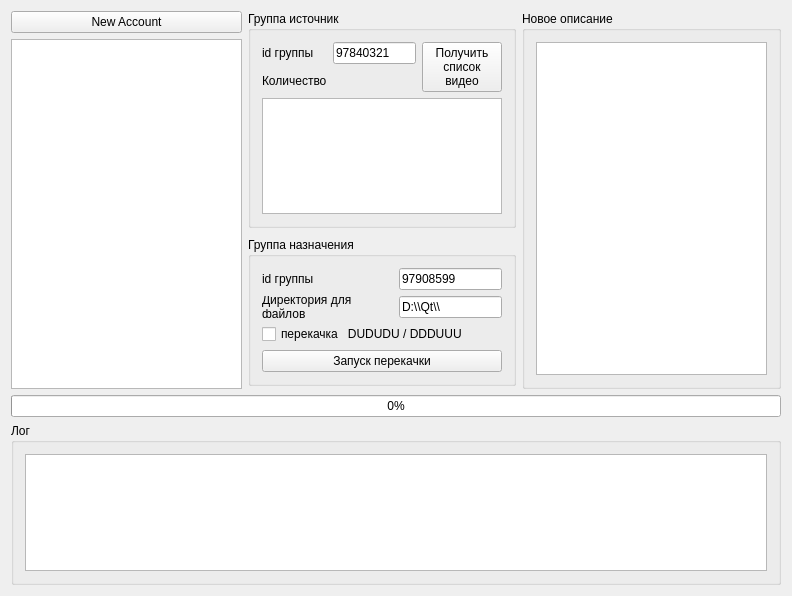
<?xml version="1.0" encoding="UTF-8"?>
<ui version="4.0">
 <class>Widget</class>
 <widget class="QWidget" name="Widget">
  <property name="geometry">
   <rect>
    <x>0</x>
    <y>0</y>
    <width>792</width>
    <height>596</height>
   </rect>
  </property>
  <property name="windowTitle">
   <string>Widget</string>
  </property>
  <layout class="QGridLayout" name="gridLayout">
   <item row="2" column="1">
    <widget class="QGroupBox" name="groupBox_2">
     <property name="sizePolicy">
      <sizepolicy hsizetype="Preferred" vsizetype="Fixed">
       <horstretch>0</horstretch>
       <verstretch>0</verstretch>
      </sizepolicy>
     </property>
     <property name="title">
      <string>Группа назначения</string>
     </property>
     <layout class="QGridLayout" name="gridLayout_3">
      <item row="1" column="0">
       <widget class="QLabel" name="label_3">
        <property name="text">
         <string>Директория для файлов</string>
        </property>
        <property name="wordWrap">
         <bool>true</bool>
        </property>
       </widget>
      </item>
      <item row="1" column="1">
       <widget class="QLineEdit" name="lineEdit_dirname">
        <property name="text">
         <string>D:\\Qt\\</string>
        </property>
       </widget>
      </item>
      <item row="0" column="0">
       <widget class="QLabel" name="label_2">
        <property name="text">
         <string>id группы</string>
        </property>
       </widget>
      </item>
      <item row="0" column="1">
       <widget class="QLineEdit" name="lineEdit_group_to">
        <property name="text">
         <string>97908599</string>
        </property>
       </widget>
      </item>
      <item row="3" column="0" colspan="2">
       <widget class="QPushButton" name="pushButton_start">
        <property name="text">
         <string>Запуск перекачки</string>
        </property>
       </widget>
      </item>
      <item row="2" column="0" colspan="2">
       <widget class="QCheckBox" name="checkBox_type_downup">
        <property name="text">
         <string>перекачка   DUDUDU / DDDUUU</string>
        </property>
       </widget>
      </item>
     </layout>
    </widget>
   </item>
   <item row="0" column="1" rowspan="2">
    <widget class="QGroupBox" name="groupBox">
     <property name="title">
      <string>Группа источник</string>
     </property>
     <layout class="QGridLayout" name="gridLayout_2">
      <item row="0" column="0">
       <widget class="QLabel" name="label">
        <property name="text">
         <string>id группы</string>
        </property>
       </widget>
      </item>
      <item row="0" column="1">
       <widget class="QLineEdit" name="lineEdit_group_from">
        <property name="text">
         <string>97840321</string>
        </property>
       </widget>
      </item>
      <item row="2" column="0" colspan="3">
       <widget class="QListWidget" name="listWidget_videofileList"/>
      </item>
      <item row="1" column="0">
       <widget class="QLabel" name="label_4">
        <property name="text">
         <string>Количество</string>
        </property>
       </widget>
      </item>
      <item row="0" column="2" rowspan="2">
       <widget class="QPushButton" name="pushButton_getVideoFileList">
        <property name="inputMethodHints">
         <set>Qt::ImhNone</set>
        </property>
        <property name="text">
         <string>Получить 
список 
видео</string>
        </property>
       </widget>
      </item>
      <item row="1" column="1">
       <widget class="QLabel" name="label_kol_video">
        <property name="text">
         <string/>
        </property>
       </widget>
      </item>
     </layout>
    </widget>
   </item>
   <item row="0" column="2" rowspan="3">
    <widget class="QGroupBox" name="groupBox_3">
     <property name="title">
      <string>Новое описание</string>
     </property>
     <layout class="QGridLayout" name="gridLayout_4">
      <item row="0" column="0">
       <widget class="QTextEdit" name="textEdit_new_description"/>
      </item>
     </layout>
    </widget>
   </item>
   <item row="4" column="0" colspan="3">
    <widget class="QGroupBox" name="groupBox_4">
     <property name="title">
      <string>Лог</string>
     </property>
     <layout class="QGridLayout" name="gridLayout_5">
      <item row="0" column="0">
       <widget class="QPlainTextEdit" name="plainTextEdit_log"/>
      </item>
     </layout>
    </widget>
   </item>
   <item row="1" column="0" rowspan="2">
    <widget class="QListWidget" name="listWidget_accountList"/>
   </item>
   <item row="0" column="0">
    <widget class="QPushButton" name="pushButton_newAccount">
     <property name="text">
      <string>New Account</string>
     </property>
    </widget>
   </item>
   <item row="3" column="0" colspan="3">
    <widget class="QProgressBar" name="progressBar">
     <property name="value">
      <number>0</number>
     </property>
     <property name="orientation">
      <enum>Qt::Horizontal</enum>
     </property>
     <property name="invertedAppearance">
      <bool>false</bool>
     </property>
    </widget>
   </item>
  </layout>
 </widget>
 <layoutdefault spacing="6" margin="11"/>
 <resources/>
 <connections/>
</ui>
